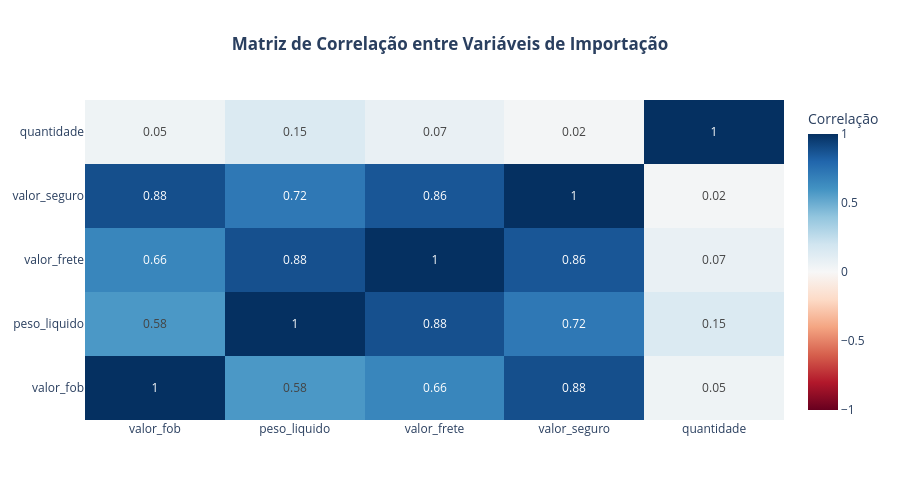
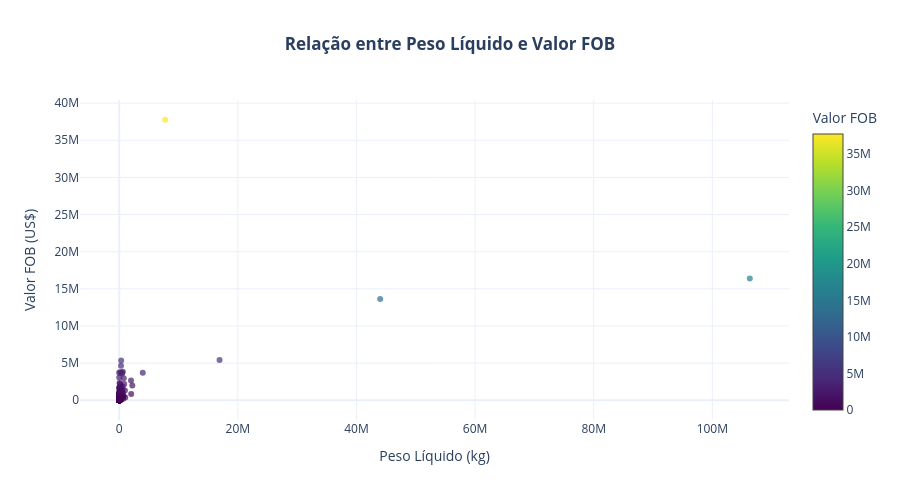

These figures' notebook cell, in order:
### Code cell
# 6.4 Heatmap Temporal Países×Meses (Grupo 3.1)
if not grupo3_resultados.get('heatmap_temporal', pd.DataFrame()).empty:
    print("\n🔥 6.4 HEATMAP TEMPORAL: PAÍSES × MESES")
    
    df_heatmap = grupo3_resultados['heatmap_temporal'].copy()
    
    # Pivotar dados para criar matriz para heatmap
    heatmap_matrix = df_heatmap.pivot(index='NOME_PAIS', columns='NOME_MES', values='valor_total')
    heatmap_matrix = heatmap_matrix.fillna(0)
    
    # Ordenar colunas por ordem cronológica dos meses
    meses_ordem = ['Janeiro', 'Fevereiro', 'Março', 'Abril', 'Maio', 'Junho',
                   'Julho', 'Agosto', 'Setembro', 'Outubro', 'Novembro', 'Dezembro']
    colunas_disponiveis = [mes for mes in meses_ordem if mes in heatmap_matrix.columns]
    heatmap_matrix = heatmap_matrix[colunas_disponiveis]
    
    # Criar heatmap interativo
    fig = go.Figure(data=go.Heatmap(
        z=heatmap_matrix.values,
        x=heatmap_matrix.columns,
        y=heatmap_matrix.index,
        colorscale='Viridis',
        showscale=True,
        colorbar=dict(title="Valor (US$)"),
        hovertemplate='<b>País:</b> %{y}<br>' +
                     '<b>Mês:</b> %{x}<br>' +
                     '<b>Valor:</b> %{customdata}<br>' +
                     '<extra></extra>',
        customdata=[[format_currency(v) for v in row] for row in heatmap_matrix.values]
    ))
    
    fig.update_layout(
        title="<b>Heatmap: Valor das Importações por País e Mês</b>",
        title_x=0.5,
        xaxis_title="Mês",
        yaxis_title="País",
        height=600,
        template="plotly_white"
    )
    
    fig.show()
    
    # Análise estatística do heatmap
    print(f"\n📊 INSIGHTS DO HEATMAP:")
    total_heatmap = heatmap_matrix.sum().sum()
    melhor_mes = heatmap_matrix.sum().idxmax()
    melhor_pais = heatmap_matrix.sum(axis=1).idxmax()
    print(f"   💰 Valor total analisado: {format_currency(total_heatmap)}")
    print(f"   📅 Melhor mês: {melhor_mes} ({format_currency(heatmap_matrix.sum()[melhor_mes])})")
    print(f"   🌍 Melhor país: {melhor_pais} ({format_currency(heatmap_matrix.sum(axis=1)[melhor_pais])})")
    
    # Identificar pico de cada país
    print(f"\n🎯 PICO DE CADA PAÍS:")
    for pais in heatmap_matrix.index:
        pico_mes = heatmap_matrix.loc[pais].idxmax()
        pico_valor = heatmap_matrix.loc[pais].max()
        if pico_valor > 0:
            print(f"   {pais:15} | {pico_mes:10} | {format_currency(pico_valor)}")

else:
    print("❌ 6.4 Dados de heatmap não disponíveis")

# 6.5 Análise de Correlações (Grupo 1.7)
if not grupo1_resultados.get('dados_correlacao', pd.DataFrame()).empty:
    print("\n📈 6.5 ANÁLISE DE CORRELAÇÕES ENTRE VARIÁVEIS")
    
    df_corr = grupo1_resultados['dados_correlacao'].copy()
    
    # Limpar dados para correlação
    df_corr_clean = df_corr.select_dtypes(include=[np.number]).dropna()
    
    if len(df_corr_clean) > 10:
        # Calcular matriz de correlação
        correlation_matrix = df_corr_clean.corr()
        
        # Heatmap de correlação
        fig = go.Figure(data=go.Heatmap(
            z=correlation_matrix.values,
            x=correlation_matrix.columns,
            y=correlation_matrix.index,
            colorscale='RdBu',
            zmid=0,
            showscale=True,
            colorbar=dict(title="Correlação"),
            text=np.round(correlation_matrix.values, 2),
            texttemplate="%{text}",
            textfont={"size": 12},
            hovertemplate='<b>%{y}</b> vs <b>%{x}</b><br>' +
                         'Correlação: %{z:.3f}<br>' +
                         '<extra></extra>'
        ))
        
        fig.update_layout(
            title="<b>Matriz de Correlação entre Variáveis de Importação</b>",
            title_x=0.5,
            height=500,
            template="plotly_white"
        )
        
        fig.show()
        
        # Identificar correlações mais fortes
        print(f"\n📊 CORRELAÇÕES MAIS SIGNIFICATIVAS:")
        # Pegar triângulo superior da matriz (evitar duplicatas)
        mask = np.triu(np.ones_like(correlation_matrix), k=1).astype(bool)
        correlacoes_flat = correlation_matrix.where(mask).stack().sort_values(key=abs, ascending=False)
        
        for (var1, var2), corr in correlacoes_flat.head(5).items():
            if abs(corr) > 0.1:  # Só mostrar correlações relevantes
                print(f"   {var1} ↔ {var2}: {corr:+.3f}")
        
        # Scatter plot das correlações mais interessantes
        if 'valor_fob' in df_corr_clean.columns and 'peso_liquido' in df_corr_clean.columns:
            sample_size = min(1000, len(df_corr_clean))
            df_sample = df_corr_clean.sample(sample_size)
            
            fig = go.Figure()
            fig.add_trace(go.Scatter(
                x=df_sample['peso_liquido'],
                y=df_sample['valor_fob'],
                mode='markers',
                marker=dict(
                    size=6,
                    color=df_sample['valor_fob'],
                    colorscale='Viridis',
                    showscale=True,
                    colorbar=dict(title="Valor FOB"),
                    opacity=0.7
                ),
                hovertemplate='<b>Peso:</b> %{x:,.0f} kg<br>' +
                             '<b>Valor FOB:</b> %{y:,.0f} USD<br>' +
                             '<extra></extra>'
            ))
            
            fig.update_layout(
                title="<b>Relação entre Peso Líquido e Valor FOB</b>",
                title_x=0.5,
                xaxis_title="Peso Líquido (kg)",
                yaxis_title="Valor FOB (US$)",
                height=500,
                template="plotly_white"
            )
            
            fig.show()
    
    else:
        print("   ⚠️  Dados insuficientes para análise de correlação")

else:
    print("❌ 6.5 Dados de correlação não disponíveis")

### Figure 1 — Plotly figure (JSON) as saved in the notebook; plotly's stock layout.template omitted (floating-point values rounded to 4 significant figures)
{"data": [{"colorbar": {"title": {"text": "Correlação"}}, "colorscale": [[0, "rgb(103,0,31)"], [0.1, "rgb(178,24,43)"], [0.2, "rgb(214,96,77)"], [0.3, "rgb(244,165,130)"], [0.4, "rgb(253,219,199)"], [0.5, "rgb(247,247,247)"], [0.6, "rgb(209,229,240)"], [0.7, "rgb(146,197,222)"], [0.8, "rgb(67,147,195)"], [0.9, "rgb(33,102,172)"], [1, "rgb(5,48,97)"]], "hovertemplate": "<b>%{y}</b> vs <b>%{x}</b><br>Correlação: %{z:.3f}<br><extra></extra>", "showscale": true, "text": [[1.0, 0.58, 0.66, 0.88, 0.05], [0.58, 1.0, 0.88, 0.72, 0.15], [0.66, 0.88, 1.0, 0.86, 0.07], [0.88, 0.72, 0.86, 1.0, 0.02], [0.05, 0.15, 0.07, 0.02, 1.0]], "textfont": {"size": 12}, "texttemplate": "%{text}", "type": "heatmap", "x": ["valor_fob", "peso_liquido", "valor_frete", "valor_seguro", "quantidade"], "y": ["valor_fob", "peso_liquido", "valor_frete", "valor_seguro", "quantidade"], "z": [[1.0, 0.5808, 0.6596, 0.884, 0.04909], [0.5808, 1.0, 0.8803, 0.7202, 0.1484], [0.6596, 0.8803, 1.0, 0.859, 0.07419], [0.884, 0.7202, 0.859, 1.0, 0.02288], [0.04909, 0.1484, 0.07419, 0.02288, 1.0]], "zmid": 0}], "layout": {"height": 500, "title": {"text": "<b>Matriz de Correlação entre Variáveis de Importação</b>", "x": 0.5}}}

### Figure 2 — Plotly figure (JSON) as saved in the notebook; plotly's stock layout.template omitted (floating-point values rounded to 4 significant figures; data arrays with more than 128 entries replaced by an {"elided": "..."} marker saying what was removed)
{"data": [{"hovertemplate": "<b>Peso:</b> %{x:,.0f} kg<br><b>Valor FOB:</b> %{y:,.0f} USD<br><extra></extra>", "marker": {"color": {"elided": "1000 int values"}, "colorbar": {"title": {"text": "Valor FOB"}}, "colorscale": [[0, "#440154"], [0.1111, "#482878"], [0.2222, "#3e4989"], [0.3333, "#31688e"], [0.4444, "#26828e"], [0.5556, "#1f9e89"], [0.6667, "#35b779"], [0.7778, "#6ece58"], [0.8889, "#b5de2b"], [1, "#fde725"]], "opacity": 0.7, "showscale": true, "size": 6}, "mode": "markers", "type": "scatter", "x": {"elided": "1000 int values"}, "y": {"elided": "1000 int values"}}], "layout": {"height": 500, "title": {"text": "<b>Relação entre Peso Líquido e Valor FOB</b>", "x": 0.5}, "xaxis": {"title": {"text": "Peso Líquido (kg)"}}, "yaxis": {"title": {"text": "Valor FOB (US$)"}}}}
